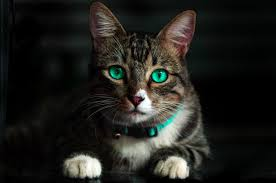
#> input picture cat.jpeg, 276 x 183 px
$ python canny.py --image cat.jpeg
#> lines starting #> are read from the running program, lines starting #| are printed output that depends on the picture; after the words box and inside, x2 and y2 are one past the last pixel; in counts of white or black regions, pixels touching at a corner belong together
import numpy as np
import argparse
import cv2

# Fetching the arguments and save in dictionary
ap = argparse.ArgumentParser()
ap.add_argument("-i","--image", required = True, help = "Enter path to the image")
args = vars(ap.parse_args())

#loading and converting the image into numpy array
image = cv2.imread(args["image"])
#> image is the input picture: shape (183, 276, 3); mean B, G, R 28.3, 32.1, 32.1

# convert the image to grayscale
image = cv2.cvtColor(image,cv2.COLOR_BGR2GRAY)
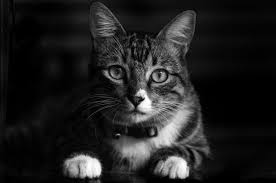
#> image: shape (183, 276); min 0, max 255, mean 31.7

#gaussian blurring
blurred = cv2.GaussianBlur(image,(5,5),0)
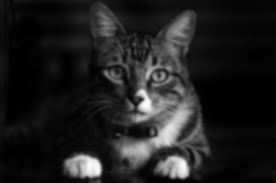
#> blurred: shape (183, 276); min 0, max 252, mean 31.7

cv2.imshow("Gaussian Blur", blurred)

#canny detection
canny = cv2.Canny(blurred, 30 ,150)
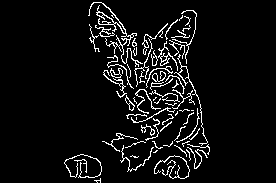
#> canny: shape (183, 276); 6.3% white in thin lines or dots, all inside (x1, y1, x2, y2) = (64, 2, 210, 183)
cv2.imshow("Canny Edge Detected",canny)
cv2.waitKey(0)
